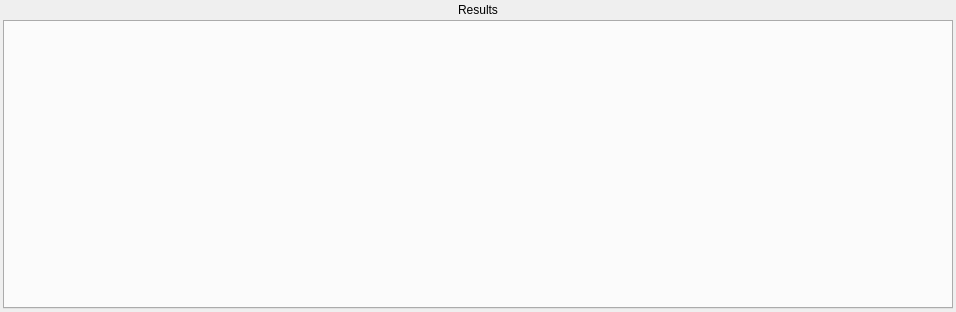
<?xml version="1.0" encoding="UTF-8"?>
<ui version="4.0">
 <class>Dupe_results_dialog</class>
 <widget class="QDialog" name="Dupe_results_dialog">
  <property name="geometry">
   <rect>
    <x>0</x>
    <y>0</y>
    <width>956</width>
    <height>312</height>
   </rect>
  </property>
  <property name="windowTitle">
   <string>Dialog</string>
  </property>
  <layout class="QVBoxLayout" name="verticalLayout">
   <property name="spacing">
    <number>3</number>
   </property>
   <property name="leftMargin">
    <number>3</number>
   </property>
   <property name="topMargin">
    <number>3</number>
   </property>
   <property name="rightMargin">
    <number>3</number>
   </property>
   <property name="bottomMargin">
    <number>3</number>
   </property>
   <item>
    <widget class="QLabel" name="res_label">
     <property name="text">
      <string>Results</string>
     </property>
     <property name="alignment">
      <set>Qt::AlignCenter</set>
     </property>
    </widget>
   </item>
   <item>
    <widget class="QTabWidget" name="tabWidget">
     <property name="currentIndex">
      <number>-1</number>
     </property>
    </widget>
   </item>
  </layout>
 </widget>
 <resources/>
 <connections/>
</ui>
